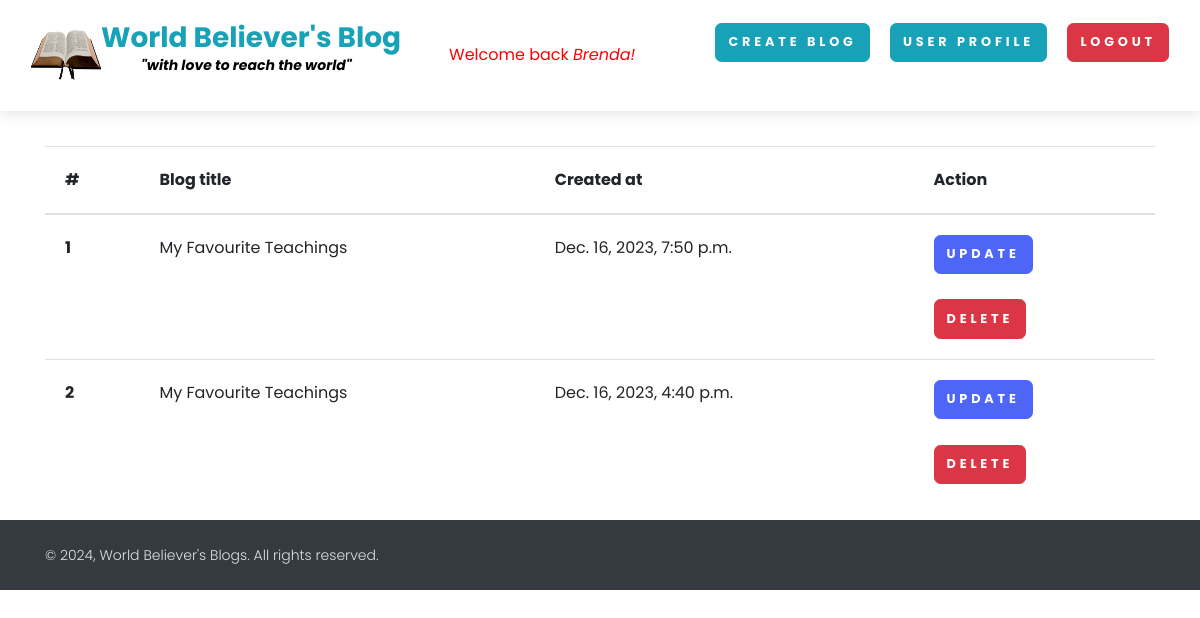
The page /see-blog/ (signed in) on the database its author committed.
### myblogAppV3/models.py (models this page shows, shortened)
class BlogModel(models.Model):
    title = models.CharField(max_length=200)
    content = FroalaField()
    image = models.ImageField(upload_to="images")
    created_at = models.DateTimeField(auto_now_add=True)
    date_added = models.DateTimeField(default=timezone.now)
    upload_to = models.DateTimeField(auto_now=True)
    user = models.ForeignKey(User, blank=True, null=True, on_delete=models.CASCADE)
    slug = models.SlugField(max_length=100, null=True, blank=True)
    class Meta:
        ordering = ["-date_added"]

### myblogAppV3/views.py (the view)
# urls.py: path("see-blog/", see_blog, name="see_blog"),
def see_blog(request):
    context = {}
    try:
        blog_objs = BlogModel.objects.filter(user=request.user)
        context["blog_objs"] = blog_objs
    except Exception as e:
        print(e)
    return render(request, "see_blog.html", context)

### myblogAppV3/templates/see_blog.html
{% extends "base.html" %} {% block start %}
<section class="mt-5 pt-5">
  <div class="container">
    <table class="table">
      <thead>
        <tr>
          <th scope="col">#</th>
          <th scope="col">Blog title</th>
          <th scope="col">Created at</th>
          <th scope="col">Action</th>
        </tr>
      </thead>
      <tbody>
        {% for blog in blog_objs %}
        <tr>
          <th scope="row">{{forloop.counter}}</th>
          <td>{{blog.title}}</td>
          <td>{{blog.created_at}}</td>
          <td>
            <a href="{% url 'blog_update' blog.slug %}" class="btn btn-primary"
              >Update</a
            >
            <br /><br />
            <a href="{% url 'blog_delete' blog.id %}" class="btn btn-danger"
              >Delete</a
            >
          </td>
        </tr>
        {% endfor %}
      </tbody>
    </table>
  </div>
</section>
{% endblock %}

### myblogAppV3/templates/base.html (shortened to what this page needs)
<!DOCTYPE html>
{% load static %}
<html lang="en">
<head>
    <link rel="stylesheet" href="/media/css/nouislider.css">
    <link rel="stylesheet" href="/media/css/all.css">
    <link rel="stylesheet" href="/media/css/swiper.min.css">
    <link rel="stylesheet" href="/media/css/magnific-popup.css">
    <link rel="stylesheet" href="/media/css/default.css" id="theme-stylesheet">
  </head>
  <body style="padding-top: 50px; bg-dark text-white">
    <header class="header">
      <nav class="navbar navbar-expand-lg fixed-top shadow navbar-light bg-white">
        <div class="container-fluid">
          <img style="height: 50px; width: 70px;" src="{% static '/images/logo.png' %}" alt="logo">
          <div class="d-flex align-items-center"><a class="navbar-brand py-1" href="/">
            <h3 class="text-info">World Believer's Blog<p style="font-size: 14px; padding-left: 40px; color: #000;"><i>"with love to reach the world"</i></p></h3>
          </div>
          <marquee behavior="slow" direction="left"><a href="/"><span style="margin-bottom: 10px;text-decoration: none; border-radius: 30%; font-size: 16px; color: red;">Welcome back <i>{{ request.user }}!</i></span>
          </marquee></a>
          <div class="collapse navbar-collapse" id="navbarCollapse">
            <ul class="navbar-nav ml-auto">
                {% if request.user.is_authenticated %}
                <ul>
                  <li class="nav-item mt-3 mt-lg-0 ml-lg-3 d-lg-none d-xl-inline-block">
                    <a class="btn btn-info" href="{% url 'add_blog' %}">Create Blog</a>
                  </li>
                  <li class="nav-item mt-3 mt-lg-0 ml-lg-3 d-lg-none d-xl-inline-block">
                    <a class="btn btn-info" href="">User Profile</a>
                  </li>
                  <li class="nav-item mt-3 mt-lg-0 ml-lg-3 d-lg-none d-xl-inline-block">
                    <a class="btn btn-danger" href="{% url 'logout_user' %}">Logout</a>
                  </li>
                  <br><br>
              {% endif %}
            </ul>
          </div>
        </div>
      </nav>
    </header>
    {% block start %}
    {% endblock %}
    <footer class="position-relative z-index-10 d-print-none">
      <div class="py-4 font-weight-light bg-gray-800 text-gray-300">
        <div class="container">
          <div class="row align-items-center">
            <div class="col-md-6 text-center text-md-left">
              <p class="text-sm mb-md-0">&copy; 2024, World Believer's Blogs.  All rights reserved.</p>
            </div>
          </div>
        </div>
      </div>
    </footer>
  </body>
</html>

### rows shown on the page
BlogModel: title "My Favourite Teachings", created_at "Dec. 16, 2023, 7:50 p.m."
BlogModel: title "My Favourite Teachings", created_at "Dec. 16, 2023, 4:40 p.m."

### other values the page prints
{{ request.user }} "Brenda"
